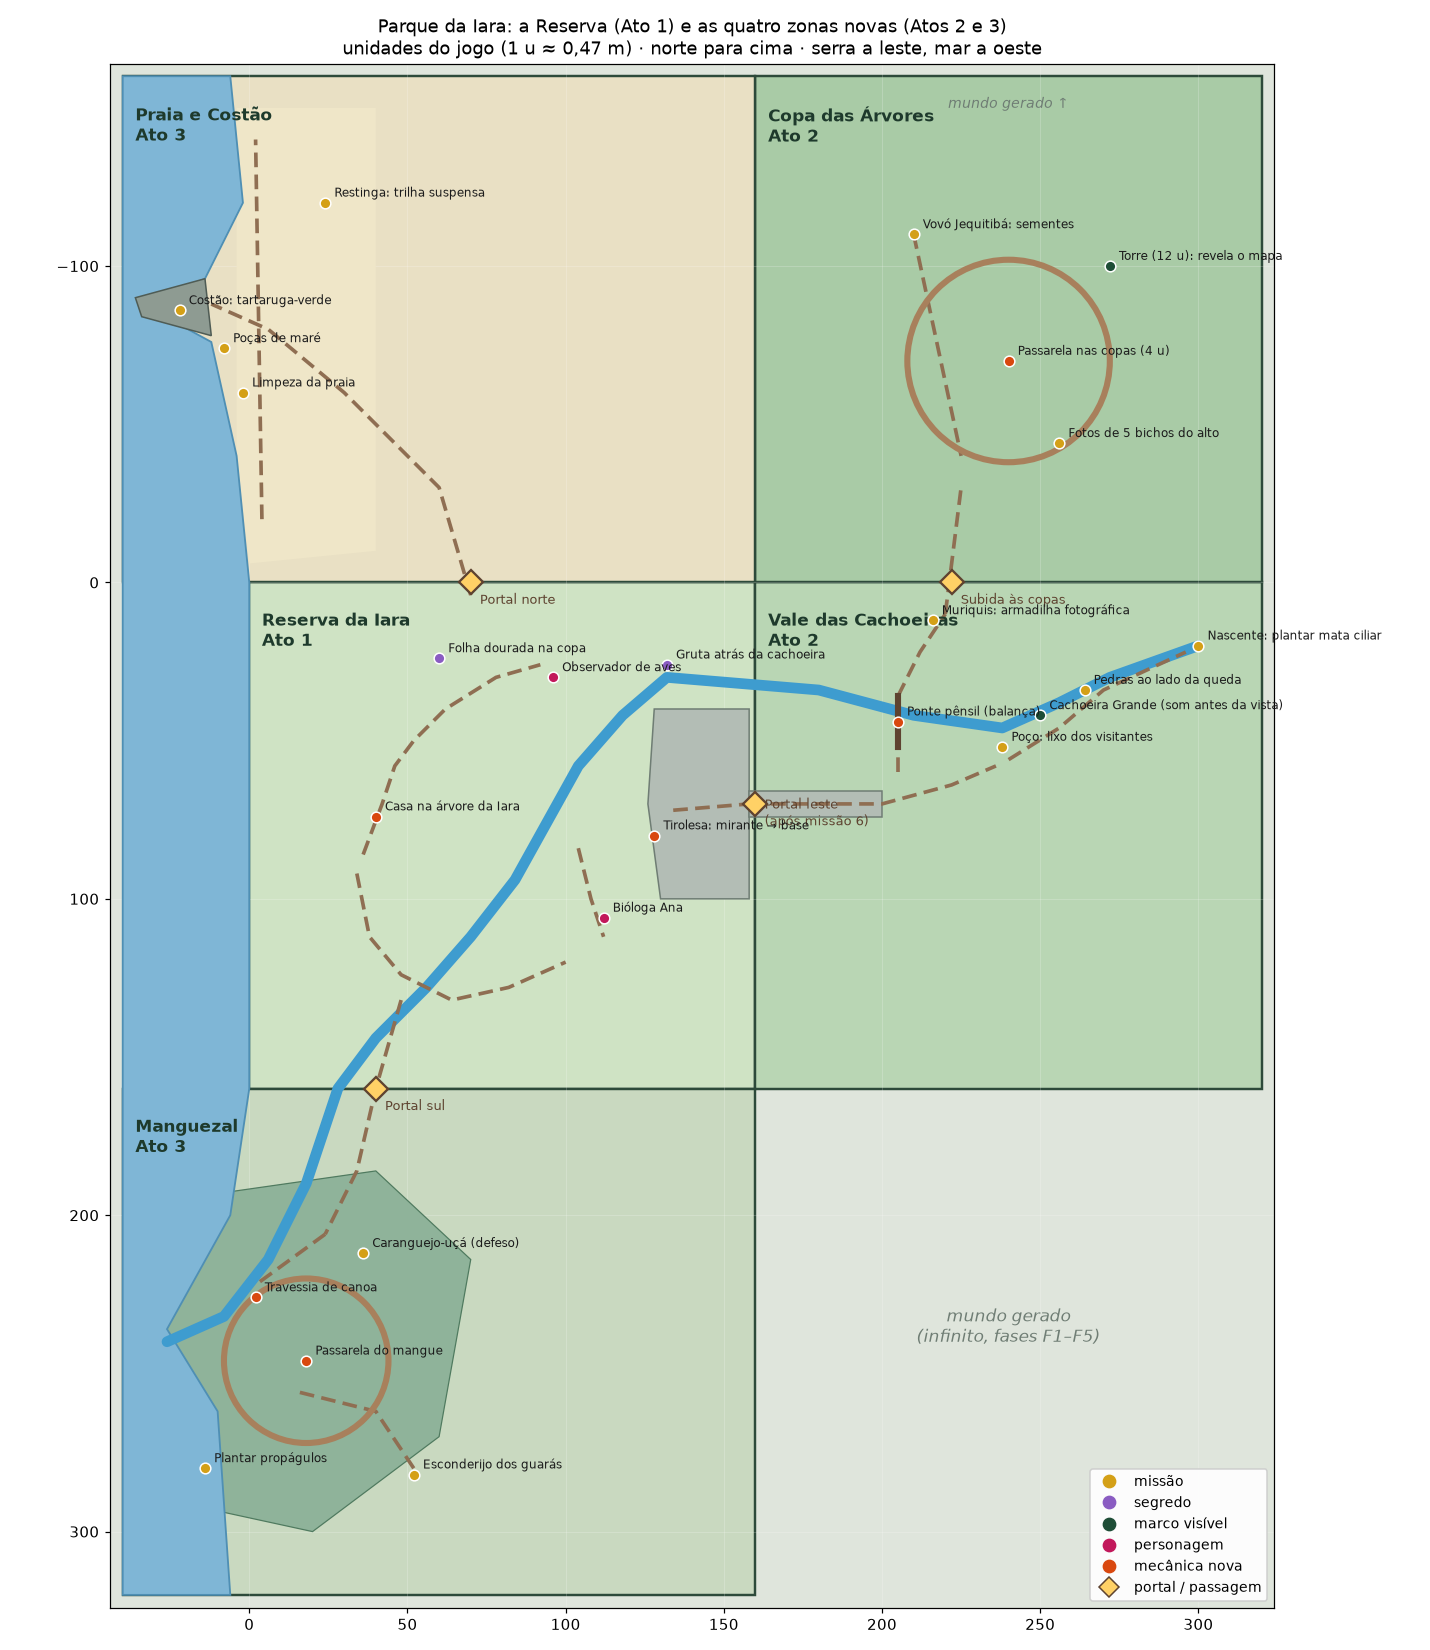

Reproduce this figure in Python.
"""Top-down plan of the hand-made park: the Reserva da Iara plus the four zones around it (game/LEVEL.md, part 2).
Run: python3 game/docs/park-plan.py game/docs/park-plan.png
Units are game units (avatar 3 u, 1 u ~ 0.47 m); x grows east (serra), z grows south, as in level-plan.py.
The coordinates here are the source for the zone sections of LEVEL.md."""
import sys

import matplotlib

matplotlib.use("Agg")
import matplotlib.pyplot as plt
from matplotlib.patches import Circle, Polygon, Rectangle

# Zones: name, rectangle (x0, z0, x1, z1), fill, act.
ZONES = [
    ("Reserva da Iara", (0, 0, 160, 160), "#cfe3c4", "Ato 1"),
    ("Vale das Cachoeiras", (160, 0, 320, 160), "#b9d6b4", "Ato 2"),
    ("Copa das Árvores", (160, -160, 320, 0), "#a9cba6", "Ato 2"),
    ("Praia e Costão", (-40, -160, 160, 0), "#e9e0c4", "Ato 3"),
    ("Manguezal", (-40, 160, 160, 320), "#c9d9c0", "Ato 3"),
]
SEA = [(-40, -160), (-6, -160), (-2, -120), (-14, -96), (-34, -88), (-12, -76), (-4, -40), (0, 0), (0, 160),
       (-6, 200), (-26, 236), (-10, 262), (-6, 320), (-40, 320)]
COSTAO = [(-14, -96), (-36, -90), (-34, -84), (-12, -78)]
RIVER = [(300, 20), (272, 30), (256, 38), (238, 46), (210, 42), (180, 34), (132, 30), (118, 42), (104, 58), (94, 76),
         (84, 94), (70, 112), (56, 128), (40, 144), (28, 160), (18, 190), (6, 214), (-8, 232), (-26, 240)]
MANGUE = [(-30, 196), (40, 186), (70, 214), (60, 270), (20, 300), (-26, 290), (-34, 250)]
RESTINGA = [(-4, -150), (40, -150), (40, -10), (0, -6), (-4, -40)]
PLATEAU = [(128, 40), (158, 40), (158, 100), (130, 100), (126, 70)]
CAUSEWAY = [(158, 66), (200, 66), (200, 74), (158, 74)]
TRAILS = {
    "Reserva": [[(36, 86), (42, 70), (46, 58), (52, 50), (62, 40), (78, 30), (92, 26)],
                [(34, 92), (38, 112), (48, 124), (64, 132), (82, 128), (100, 120)],
                [(104, 84), (108, 100), (112, 112)], [(134, 72), (158, 70)]],
    "Vale": [[(158, 70), (200, 70), (222, 64), (236, 58)], [(205, 60), (205, 52)], [(205, 36), (212, 22), (220, 10)],
             [(240, 56), (256, 46), (270, 34), (296, 22)]],
    "Copa": [[(220, 10), (225, -30)], [(210, -110), (225, -40)]],
    "Praia": [[(70, 4), (60, -30), (30, -60), (6, -80), (-12, -88)], [(4, -20), (2, -140)]],
    "Mangue": [[(48, 132), (40, 160), (34, 186), (24, 206)], [(24, 206), (2, 222)], [(16, 256), (40, 262), (52, 280)]],
}
WALKWAY = (240, -70, 32)  # canopy boardwalk loop: centre and radius (~200 u)
BOARDWALK = (18, 246, 26)  # mangrove boardwalk loop
BRIDGE = [(205, 52), (205, 36)]  # suspension bridge over the gorge, 16 u
PORTALS = [(160, 70, "Portal leste\n(após missão 6)"), (70, 0, "Portal norte"), (40, 160, "Portal sul"),
           (222, 0, "Subida às copas")]
# (x, z, label, kind) kinds: m mission, s secret, l landmark, n npc, x new mechanic
MARKS = [
    # Reserva, part A
    (40, 74, "Casa na árvore da Iara", "x"), (128, 80, "Tirolesa: mirante → base", "x"), (132, 26, "Gruta atrás da cachoeira", "s"),
    (60, 24, "Folha dourada na copa", "s"), (112, 106, "Bióloga Ana", "n"), (96, 30, "Observador de aves", "n"),
    # Vale das Cachoeiras
    (250, 42, "Cachoeira Grande (som antes da vista)", "l"), (238, 52, "Poço: lixo dos visitantes", "m"),
    (205, 44, "Ponte pênsil (balança)", "x"), (216, 12, "Muriquis: armadilha fotográfica", "m"),
    (264, 34, "Pedras ao lado da queda", "m"), (300, 20, "Nascente: plantar mata ciliar", "m"),
    # Copa das Árvores
    (240, -70, "Passarela nas copas (4 u)", "x"), (272, -100, "Torre (12 u): revela o mapa", "l"),
    (210, -110, "Vovó Jequitibá: sementes", "m"), (256, -44, "Fotos de 5 bichos do alto", "m"),
    # Praia e Costão
    (-2, -60, "Limpeza da praia", "m"), (-22, -86, "Costão: tartaruga-verde", "m"), (-8, -74, "Poças de maré", "m"),
    (24, -120, "Restinga: trilha suspensa", "m"),
    # Manguezal
    (18, 246, "Passarela do mangue", "x"), (2, 226, "Travessia de canoa", "x"), (-14, 280, "Plantar propágulos", "m"),
    (52, 282, "Esconderijo dos guarás", "m"), (36, 212, "Caranguejo-uçá (defeso)", "m"),
]
COLORS = {"m": "#d4a017", "s": "#8a5cc2", "l": "#1e4d36", "n": "#c2185b", "x": "#d9480f"}
LEGEND = {"m": "missão", "s": "segredo", "l": "marco visível", "n": "personagem", "x": "mecânica nova"}


def main(out: str) -> None:
    fig, ax = plt.subplots(figsize=(13, 15), dpi=110)
    ax.set_facecolor("#dfe5dc")  # beyond the zones: the generated, endless world
    for name, (x0, z0, x1, z1), fill, act in ZONES:
        ax.add_patch(Rectangle((x0, z0), x1 - x0, z1 - z0, facecolor=fill, edgecolor="#2d4a3a", lw=1.6, zorder=1))
        ax.text(x0 + 4, z0 + 9, f"{name}\n{act}", fontsize=11, weight="bold", color="#1e3a2c", va="top", zorder=6)
    ax.add_patch(Polygon(RESTINGA, facecolor="#efe6c8", edgecolor="none", zorder=2))
    ax.add_patch(Polygon(MANGUE, facecolor="#8fb39a", edgecolor="#4f7a5f", lw=0.8, zorder=2))
    ax.add_patch(Polygon(SEA, facecolor="#7fb6d6", edgecolor="#4f8fb4", lw=1.2, zorder=3))
    ax.add_patch(Polygon(COSTAO, facecolor="#8e9b92", edgecolor="#4f5c55", zorder=4))
    ax.add_patch(Polygon(PLATEAU, facecolor="#b3bdb5", edgecolor="#6f7d74", zorder=2))
    ax.add_patch(Polygon(CAUSEWAY, facecolor="#b3bdb5", edgecolor="#6f7d74", zorder=2))
    xs, zs = zip(*RIVER)
    ax.plot(xs, zs, color="#3e9ccf", lw=7, solid_capstyle="round", zorder=3)
    for paths in TRAILS.values():
        for path in paths:
            px, pz = zip(*path)
            ax.plot(px, pz, color="#8f6e52", lw=2.4, ls=(0, (4, 2)), zorder=4)
    for cx, cz, r in (WALKWAY, BOARDWALK):
        ax.add_patch(Circle((cx, cz), r, fill=False, edgecolor="#a8805c", lw=4, zorder=4))
    bx, bz = zip(*BRIDGE)
    ax.plot(bx, bz, color="#5e4330", lw=4, zorder=5)
    for x, z, label in PORTALS:
        ax.plot(x, z, marker="D", ms=11, color="#ffd166", mec="#5e4330", mew=1.5, zorder=7)
        ax.annotate(label, (x, z), (6, -14), textcoords="offset points", fontsize=8.5, color="#5e4330", zorder=7)
    for x, z, label, kind in MARKS:
        ax.plot(x, z, marker="o", ms=7, color=COLORS[kind], mec="white", mew=1, zorder=8)
        ax.annotate(label, (x, z), (6, 4), textcoords="offset points", fontsize=7.6, color="#1b1b1b", zorder=8)
    for kind, label in LEGEND.items():
        ax.plot([], [], marker="o", ls="", ms=8, color=COLORS[kind], label=label)
    ax.plot([], [], marker="D", ls="", ms=9, color="#ffd166", mec="#5e4330", label="portal / passagem")
    ax.text(240, 240, "mundo gerado\n(infinito, fases F1–F5)", ha="center", fontsize=11, color="#6f7d74", style="italic")
    ax.text(240, -150, "mundo gerado ↑", ha="center", fontsize=9, color="#6f7d74", style="italic", zorder=6)
    ax.legend(loc="lower right", fontsize=9, framealpha=0.92)
    ax.set_xlim(-44, 324)
    ax.set_ylim(324, -164)  # z grows south: north at the top
    ax.set_aspect("equal")
    ax.set_title("Parque da Iara: a Reserva (Ato 1) e as quatro zonas novas (Atos 2 e 3)\n"
                 "unidades do jogo (1 u ≈ 0,47 m) · norte para cima · serra a leste, mar a oeste", fontsize=12)
    ax.grid(color="white", alpha=0.25, lw=0.5)
    fig.tight_layout()
    fig.savefig(out)


if __name__ == "__main__":
    main(sys.argv[1] if len(sys.argv) > 1 else "park-plan.png")
